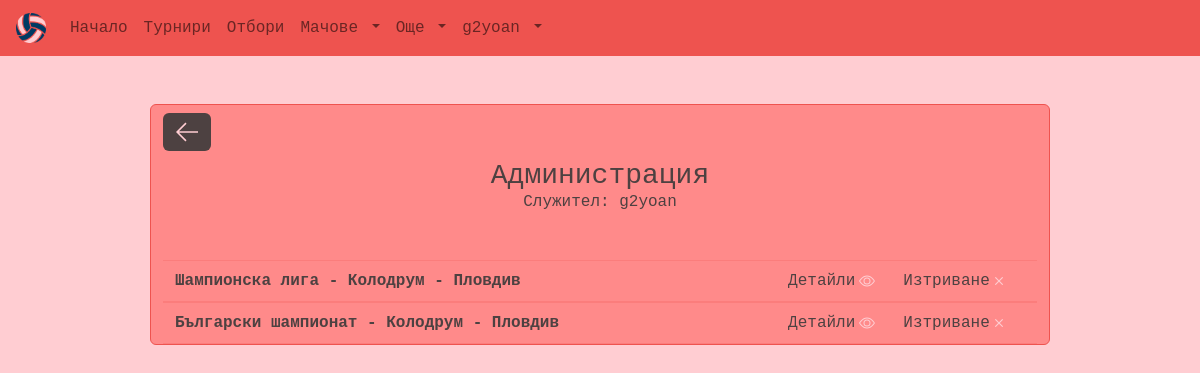
The app's page /myadmin/tournaments/ (signed in), older data.
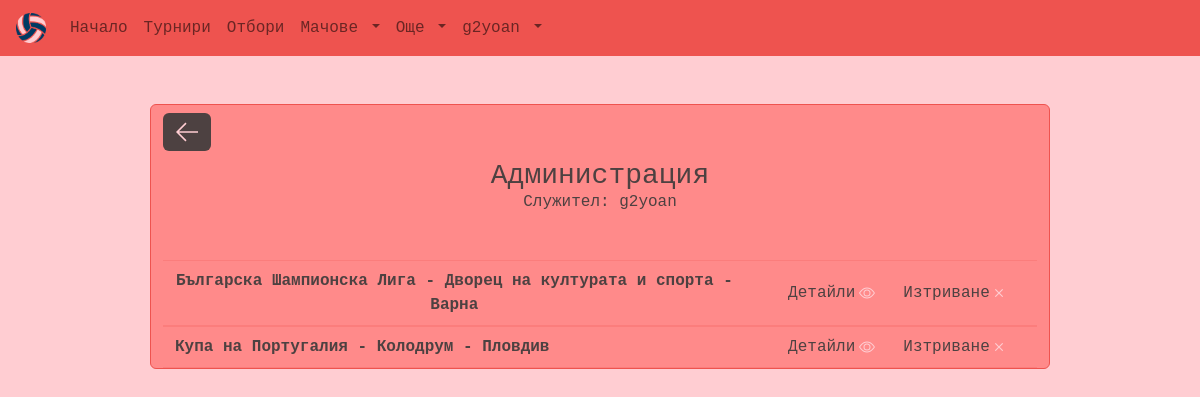
The same page, newer data.
### main/models.py (models this page shows)
class Tournament(models.Model):
    id = models.UUIDField(primary_key=True, default=uuid.uuid4, editable=False)
    name = models.CharField(max_length=64, null=False, blank=False)
    hall = models.ForeignKey(Hall, on_delete=models.SET_NULL, null=True, blank=True)
    prize_pool = models.DecimalField(decimal_places=2, max_digits=10,
    validators=[MinValueValidator(100)], null=True, blank = True)
    opening_date = models.DateTimeField(null=True, blank=True)
    closing_date = models.DateTimeField(null=True, blank=True)
    teams = models.ManyToManyField(Team, related_name='tournaments')
    referees = models.ManyToManyField(Referee, related_name='tournaments')
    winner = models.ForeignKey(Team, on_delete=models.SET_NULL, null=True, blank=True,
    related_name='winner')
    description = models.TextField(null=True, blank=True)
    class Meta:
        ordering = ['-opening_date']
    def __str__(self):
        return f"{self.name} - {self.hall}"

class Hall(models.Model):
    id = models.UUIDField(primary_key=True, default=uuid.uuid4, editable=False)
    name = models.CharField(max_length=128, null=False, blank=False)
    location = models.CharField(max_length=128, null=False, blank=False)
    max_seats = models.PositiveIntegerField(validators=[MaxValueValidator(50000), MinValueValidator(500)], null=False, blank=False)
    picture = models.ImageField(upload_to="halls_pics", null=True, blank=True)
    def __str__(self):
        return f"{self.name} - {self.location}"

### main/views/views_admin.py (the view)
# urls.py: path('myadmin/tournaments/', views.admin_tournaments, name='admin_tournaments'),
@staff_member_required(login_url='access')
def admin_tournaments(request):
    tournaments = Tournament.objects.all()
    context = {"tournaments": tournaments}
    return render(request, "main/admin_templates/admin_tournaments.html", context)

### main/models.py (called while the page is built)
    def __str__(self):
        return self.username

### main/templates/main/admin_templates/admin_tournaments.html (shortened to what this page needs)
{% extends 'base.html' %}
{% block content %}
<main class="container-fluid text-font w-75 mt-5 h-100">
    <section class="row border-main rounded bg-sec my-5 align-items-center justify-content-center d-flex">
        <div class="m-2">
            <a class="btn-font btn rounded" href="{% url 'myadmin' %}">
                <svg version="1.1" xmlns="http://www.w3.org/2000/svg" width="22" height="22" viewBox="0 0 32 32">
                    <title>Назад</title>
                    <path
                        d="M13.723 2.286l-13.723 13.714 13.719 13.714 1.616-1.611-10.96-10.96h27.625v-2.286h-27.625l10.965-10.965-1.616-1.607z">
                    </path>
                </svg>
            </a>
        </div>
        <h3 class="text-center mb-0">Администрация</h3>
        <h5 class="h6 text-center mb-5">Служител: {{request.user}}</h5>
        {% for tournament in tournaments %}
        <article class="row d-flex align-items-center text-center">
            <hr class="mt-0 mb-2" style="color: var(--main-color)">
            <div class="col-lg-8 d-flex justify-content-lg-start">
                <span><strong>{{tournament}}</strong></span>
            </div>
            <div class="col-lg-2 d-flex align-items-center justify-content-lg-end">
                <a class="text-decoration-none text-font link-bg"
                    href="{% url 'edit-tournament' tournament.id %}">
                    <span>Детайли</span>
                </a>
            </div>
            <div class="col-lg-2 d-flex align-items-center justify-content-start">
                <a class="text-decoration-none text-font link-bg"
                    href="{% url 'delete-tournament' tournament.id %}">
                    <span>Изтриване</span>
                </a>
            </div>
            <hr class="mt-2 mb-0" style="color: var(--main-color)">
        </article>
        {% endfor %}
        {% endblock %}

Row changes from the older to the newer data that the page shows:
removed Tournament: name+hall "Шампионска лига - Колодрум - Пловдив"
removed Tournament: name+hall "Български шампионат - Колодрум - Пловдив"
added Tournament: name+hall "Българска Шампионска Лига - Дворец на културата и спорта - Варна"
added Tournament: name+hall "Купа на Португалия - Колодрум - Пловдив"
